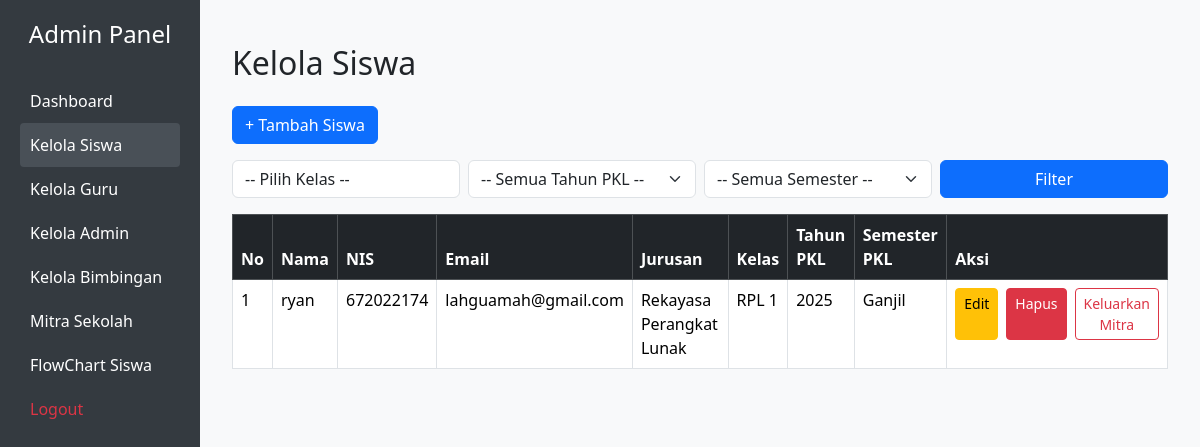
The page /admin/view/kelola_siswa.php (signed in) on the database its author committed.
### tables this page shows
CREATE TABLE `lamaran` (
  `id` int(11) NOT NULL,
  `id_siswa` int(11) DEFAULT NULL,
  `id_mitra` int(11) DEFAULT NULL,
  `tanggal_lamar` datetime DEFAULT current_timestamp()
);

CREATE TABLE `datasiswa` (
  `id` int(11) NOT NULL,
  `email` varchar(100) NOT NULL,
  `password` varchar(255) NOT NULL,
  `nama` varchar(255) NOT NULL,
  `nis` int(11) NOT NULL,
  `jurusan` varchar(255) NOT NULL,
  `kelas` varchar(50) DEFAULT NULL,
  `tahun_pkl` year(4) DEFAULT NULL,
  `semester_pkl` varchar(10) DEFAULT NULL
);

### admin/view/kelola_siswa.php (the view, shortened to what this page needs)
<?php
require_once dirname(__DIR__) . "/config/database.php";
$sql = "SELECT s.*, l.id_mitra
        FROM datasiswa s
        LEFT JOIN lamaran l ON s.id = l.id_siswa";
$sql .= " ORDER BY s.nama ASC";
$stmt = $koneksi->prepare($sql);
$stmt->execute();
$result = $stmt->get_result();
include 'template/header.php';
?>
<div class="container mt-4">
    <h2 class="mb-4">Kelola Siswa</h2>
    <a href="tambah_siswa.php" class="btn btn-primary mb-3">+ Tambah Siswa</a>
    <form method="GET" class="row mb-3 g-2">
        <div class="col-md-3">
            <select class="form-control" name="kelas">
    <option disabled <?= empty($_GET['kelas']) ? 'selected' : '' ?>>-- Pilih Kelas --</option>
</select>
        </div>
        <div class="col-md-3">
            <select name="tahun_pkl" class="form-select">
                <option value="">-- Semua Tahun PKL --</option>
            </select>
        </div>
        <div class="col-md-3">
            <select name="semester_pkl" class="form-select">
                <option value="">-- Semua Semester --</option>
            </select>
        </div>
        <div class="col-md-3">
            <button type="submit" class="btn btn-primary w-100">Filter</button>
        </div>
    </form>
    <div class="table-responsive">
        <table class="table table-bordered table-hover">
            <thead class="table-dark">
                <tr>
                    <th>No</th>
                    <th>Nama</th>
                    <th>NIS</th>
                    <th>Email</th>
                    <th>Jurusan</th>
                    <th>Kelas</th>
                    <th>Tahun PKL</th>
                    <th>Semester PKL</th>
                    <th width="150px">Aksi</th>
                </tr>
            </thead>
            <tbody>
                <?php if ($result && $result->num_rows > 0): ?>
                    <?php $no = 1; while ($row = $result->fetch_assoc()): ?>
                        <tr>
                            <td><?= $no++ ?></td>
                            <td><?= htmlspecialchars($row['nama']) ?></td>
                            <td><?= htmlspecialchars($row['nis']) ?></td>
                            <td><?= htmlspecialchars($row['email']) ?></td>
                            <td><?= htmlspecialchars($row['jurusan']) ?></td>
                            <td><?= htmlspecialchars($row['kelas']) ?></td>
                            <td><?= htmlspecialchars($row['tahun_pkl']) ?></td>
                            <td><?= htmlspecialchars($row['semester_pkl']) ?></td>
                            <td>
    <div class="d-flex gap-2">
        <a href="edit_siswa.php?id=<?= $row['id'] ?>" class="btn btn-sm btn-warning">Edit</a>
        <a href="../controller/HapusSiswa.php?id=<?= $row['id'] ?>"
           class="btn btn-sm btn-danger"
           onclick="return confirm('Yakin hapus data ini?')">Hapus</a>
        <?php if (!empty($row['id_mitra'])): ?>
    <a href="../controller/KeluarkanMitra.php?id=<?= $row['id'] ?>"
       class="btn btn-sm btn-outline-danger"
       onclick="return confirm('Yakin keluarkan siswa ini dari mitra?')">Keluarkan Mitra</a>
<?php endif; ?>
    </div>
</td>
                        </tr>
                    <?php endwhile; ?>
                <?php else: ?>
                    <tr>
                        <td colspan="9" class="text-center">Tidak ada data siswa.</td>
                    </tr>
                <?php endif; ?>
            </tbody>
        </table>
    </div>
</div>
<?php include 'template/footer.php'; ?>

### admin/view/template/header.php (style rules this page uses)
body { background-color: #f8f9fa; }

### rows shown on the page
lamaran: id_siswa.nama "ryan", id_siswa.nis "672022174", id_siswa.email "lahguamah@gmail.com", id_siswa.jurusan "Rekayasa Perangkat Lunak", id_siswa.kelas "RPL 1", id_siswa.tahun_pkl "2025", id_siswa.semester_pkl "Ganjil"
